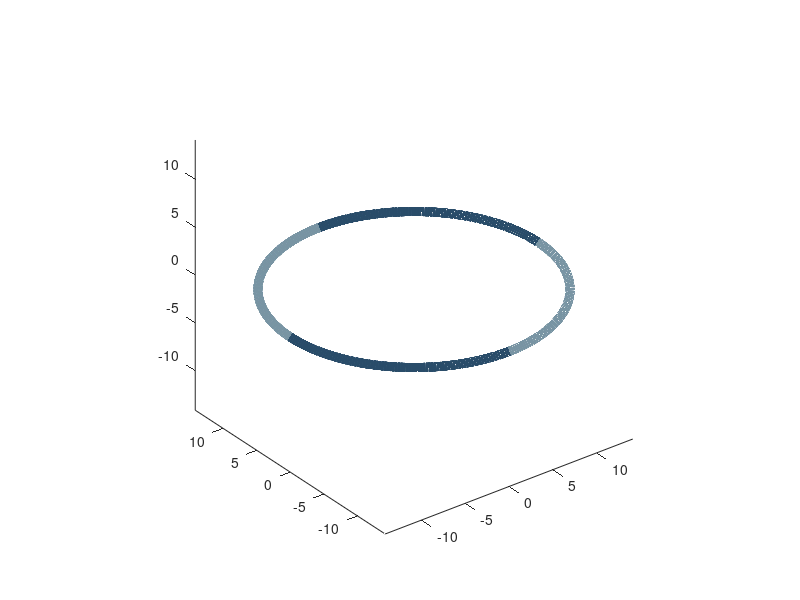

MATLAB code for this plot: (Note: this script raises an error after producing the figure.)
% 参数
D = 87*0.34*3/pi; %直径 87*0.34*3/2/pi  约14.12*2
d = 6.32; %线径,得下面手动修改
dtheta = 90; %每一段对应的角度（此处修改为60）
turning = 120; %每一段的旋转角度
N = 50; %段数
% Color = {[1,0.76,0.5],[0.34,0.63,0.98]}   %nature 橙蓝
 Color = {[0.47, 0.58, 0.64],[0.16, 0.30, 0.41]}      %蓝   
% Color = {[0.70, 0.80, 0.59],[0.42, 0.49, 0.33]}      %绿   
%Color = {[0.86, 0.85, 0.87],[0.53, 0.52, 0.54]}      %灰   

% 变量初始化
a0 = [0, 0, 0];
ax0 = plot3(a0(1), a0(2), a0(3));
axis equal
hold on;

theta = zeros(N, dtheta); %角度变量
x = zeros(N, dtheta); %x坐标
y = zeros(N, dtheta); %y坐标
z = zeros(N, dtheta); %z坐标
a = zeros(N, 3); %旋转轴方向
axHandle = cell(1, N); %旋转轴的指针
lnHandle = cell(1, N); %线段的指针

% 先把每一段线段画出来，不旋转
for i = 1:N
    theta(i, :) = linspace((i-1)*dtheta/180*pi, i*dtheta/180*pi, dtheta);
    x(i, :) = D/2*cos(theta(i, :));
    y(i, :) = D/2*sin(theta(i, :));
    a(i, :) = [cos(i*dtheta/180*pi+pi/2), sin(i*dtheta/180*pi+pi/2), 0];
    lnHandle{i} = plot3(x(i, :), y(i, :), z(i, :), '-','Color',Color{mod(i,2)+1},'linewidth',6.32);
    axHandle{i} = plot3(a(i, 1), a(i, 2), a(i, 3), 'Marker', 'none','linewidth',6.32);
end

% 依次旋转每一段线段，第一段转一次，第二段转两次，依此类推
for j = 2:N
    rotationAxis = [axHandle{j-1}.XData-ax0.XData, axHandle{j-1}.YData-ax0.YData, axHandle{j-1}.ZData-ax0.ZData];
    rotationPoint = [lnHandle{j-1}.XData(end), lnHandle{j-1}.YData(end), lnHandle{j-1}.ZData(end)];
    rotate(ax0, rotationAxis, turning, rotationPoint);
    for k = j:N
        rotate([lnHandle{k}, axHandle{k}], rotationAxis, turning, rotationPoint);
    end
end

% 保存旋转后的线段坐标
for k = 1:N
    x(k, :) = lnHandle{k}.XData;
    y(k, :) = lnHandle{k}.YData;
    z(k, :) = lnHandle{k}.ZData;
end
thetaData = reshape(theta', 1, []);
xData = reshape(x', 1, []);
yData = reshape(y', 1, []);
zData = reshape(z', 1, []);

% 将线段转为垂直于x-y平面
for k = 1:N
    rotate(lnHandle{k}, cross([0 0 1], [-7.707 7.707 4.45]), -acos(dot([0 0 1], [-7.707 7.707 4.45])/(norm([-7.707 7.707 4.45])))/pi*180, [0 0 0]);
end

% %将线段平移
for k=1:N
    lnHandle{k}.XData = lnHandle{k}.XData-6.075;
    lnHandle{k}.YData = lnHandle{k}.YData-6.078;
    lnHandle{k}.ZData = lnHandle{k}.ZData+9.256;
end
